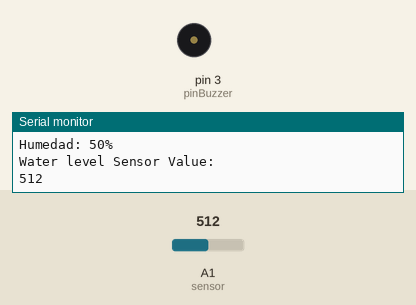
Recording of a sketch running on a simulated Arduino Uno, built with avr-gcc and run on an emulated ATmega328P. On the bench: buzzer (waves = sounding), the last lines printed to the serial monitor. The test bench sets the inputs (shaded band); at power-on: A1 (sensor) = 512.

Above: at 1.2 s.
1.3 s: A1 (sensor) set to 53
3.2 s: A1 (sensor) set to 45
At 4.5 s:
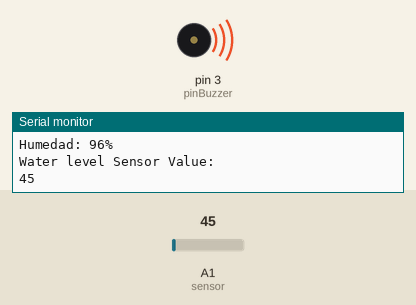
Timing chart, 0 to 6.2 s (numbered marks = the images above; inputs shaded):
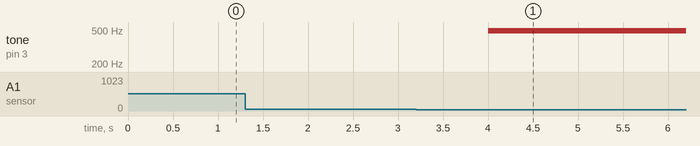

The sketch:

Avance-HW-080-038.ino
```cpp
#define sensor A0 //SE DEFINE
#define sensor A1 //SE DEFINE

const byte pinBuzzer = 3; //PIN PWM
byte salida = 10; //Probar con 25
void setup(){
    pinMode(sensor, INPUT);
    Serial.begin(9600);
  }
 void loop(){
 //Se hace la lectura analoga del pin A0 (sensor) y se pasa por la funcion map() para ajustar los valores leidos a los porcentajes que queremos utilizar
int valorHumedad = map(analogRead(sensor), 0, 1023, 100, 0);
Serial.print("Humedad: ");
Serial.print(valorHumedad);
Serial.println("%");
Serial.println("Water level Sensor Value: ");
Serial.println(analogRead(A1)); //Se lee el valor de A1 para el sensor de nivel de agua
if(analogRead(A1) <= 50) { //Comparacion de si el nivel del agua es igual o menor a 50 se activara el buzzer como alerta de sonido
    analogWrite(pinBuzzer, salida);
}
delay(1000);
  }
```

Measured:
- the behaviour switches between 51 and 50 on A1 (sensor) (found by bisection; images 0 and 1)
- after the input at 3.2 s, tone on pin 3 (pinBuzzer): silent → 490 Hz after 0.81 s
